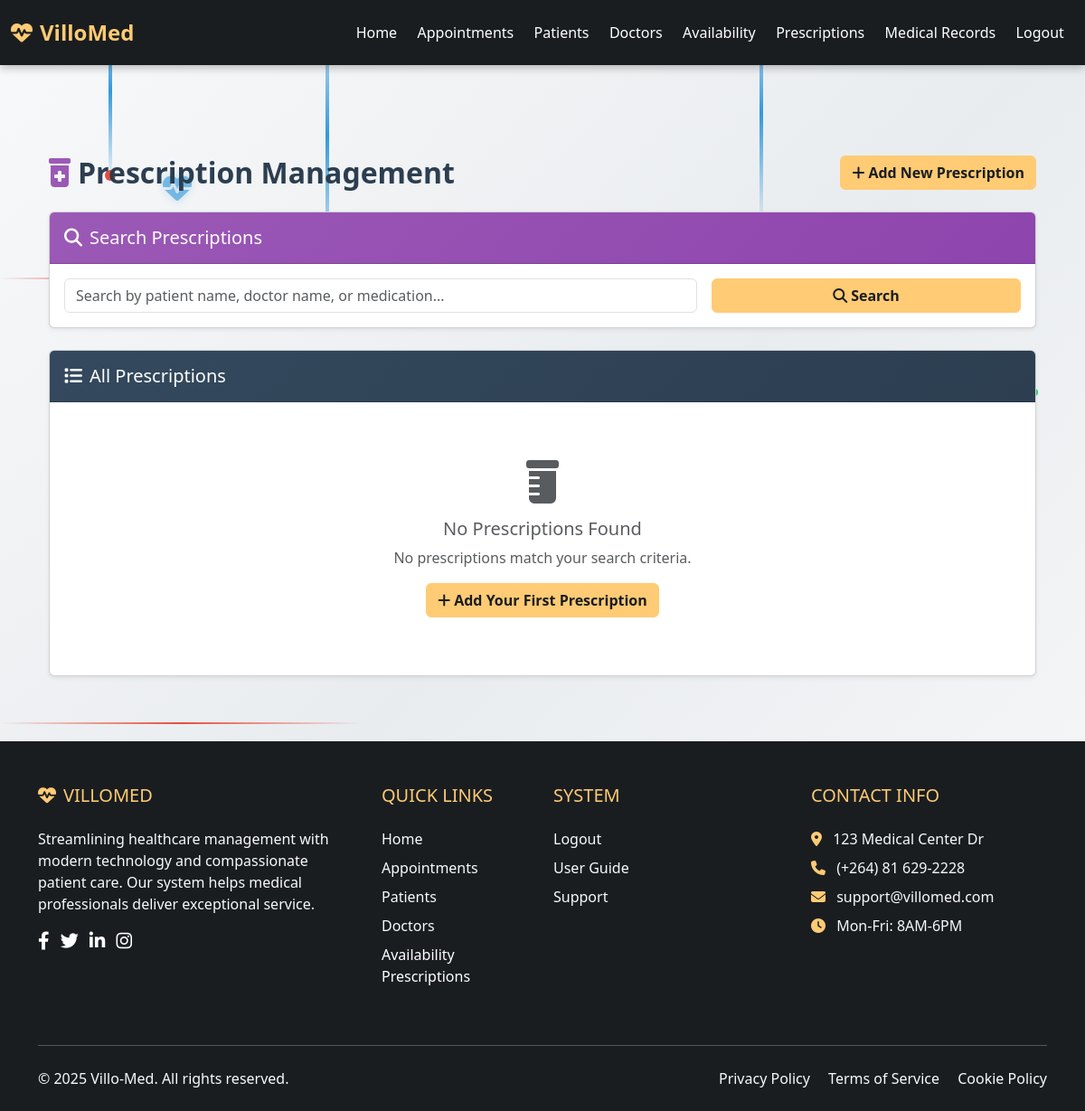
Before: /prescriptions (signed in) with the older database file.
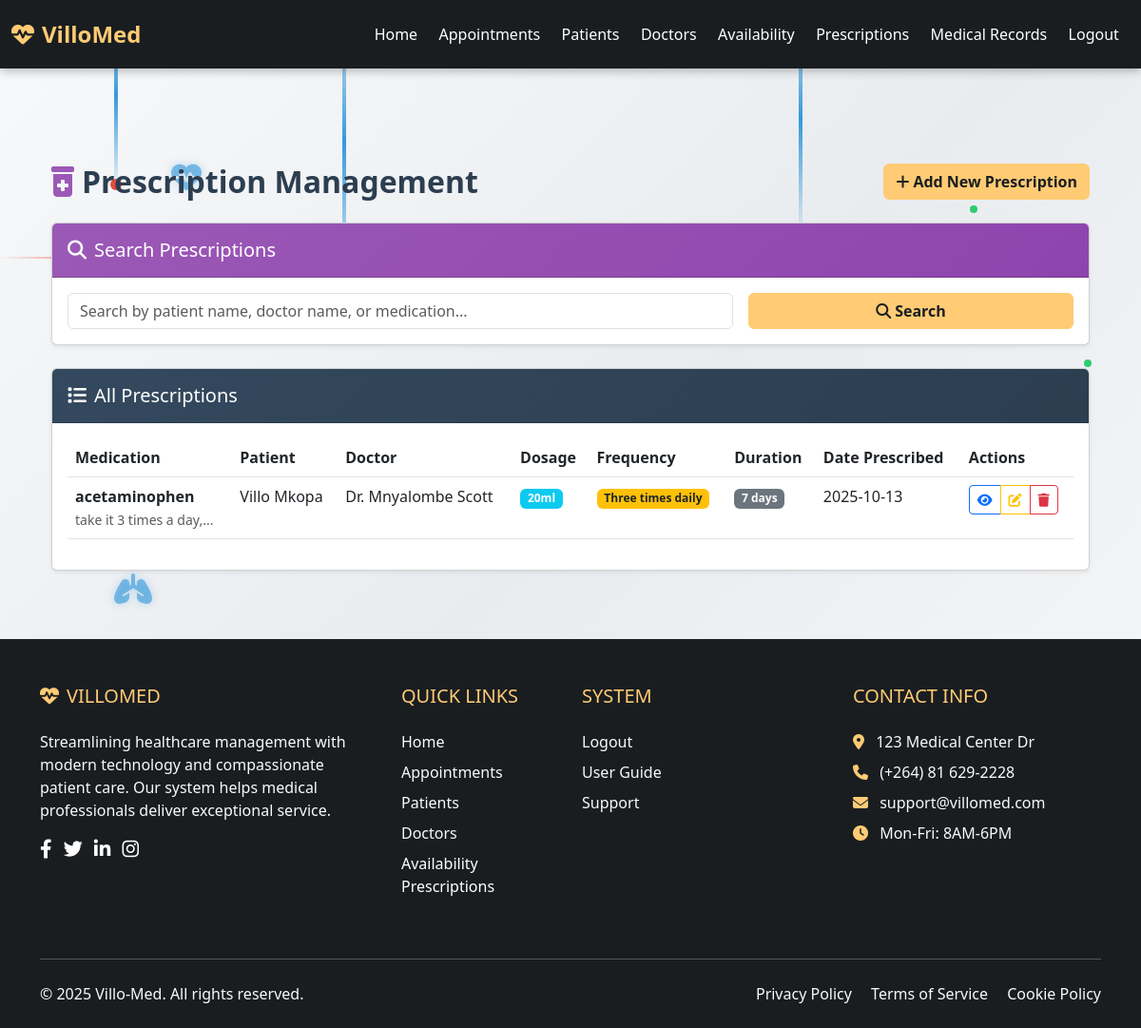
After: the same page with the newer database file.
### models.py (models this page shows)
class Prescription(db.Model):
    __tablename__ = 'prescription'
    id = db.Column(db.Integer, primary_key=True)
    medication_name = db.Column(db.String(100), nullable=False)
    dosage = db.Column(db.String(50), nullable=False)
    frequency = db.Column(db.String(50), nullable=False)
    duration = db.Column(db.String(50), nullable=False)
    instructions = db.Column(db.Text)
    date_prescribed = db.Column(db.Date, nullable=False, default=date.today)
    date_created = db.Column(db.DateTime, default=datetime.utcnow)
    patient_id = db.Column(db.Integer, db.ForeignKey('patient.id'), nullable=False)
    doctor_id = db.Column(db.Integer, db.ForeignKey('doctor.id'), nullable=False)
    patient = db.relationship('Patient', back_populates='prescriptions')
    doctor = db.relationship('Doctor', back_populates='prescriptions')

class Patient(db.Model):
    __tablename__ = 'patient'
    id = db.Column(db.Integer, primary_key=True)
    first_name = db.Column(db.String(50), nullable=False)
    surname = db.Column(db.String(50), nullable=False)
    date_of_birth = db.Column(db.Date, nullable=False)  # Store date of birth
    gender = db.Column(db.String(10))
    phone = db.Column(db.String(15))
    date_created = db.Column(db.DateTime, default=datetime.utcnow)  # New field for creation date
    appointments = db.relationship('Appointment', back_populates='patient')
    prescriptions = db.relationship('Prescription', back_populates='patient')
    @property
    def age(self):
        today = date.today()
        born = self.date_of_birth
        return today.year - born.year - ((today.month, today.day) < (born.month, born.day))

class Doctor(db.Model):
    __tablename__ = 'doctor'
    id = db.Column(db.Integer, primary_key=True)
    first_name = db.Column(db.String(50), nullable=False)
    surname = db.Column(db.String(50), nullable=False)
    specialization = db.Column(db.String(50))
    date_created = db.Column(db.DateTime, default=datetime.utcnow)
    appointments = db.relationship('Appointment', back_populates='doctor')
    prescriptions = db.relationship('Prescription', back_populates='doctor')
    @property
    def name(self):
        return f"{self.first_name} {self.surname}"

### app.py (the view)
@app.route('/prescriptions')
@login_required
def prescriptions():
    search_query = request.args.get('search', '')
    page = request.args.get('page', 1, type=int)
    per_page = 10
    if search_query:
        query = Prescription.query.join(Patient).join(Doctor).filter(
            (Patient.first_name.ilike(f'%{search_query}%')) |
            (Patient.surname.ilike(f'%{search_query}%')) |
            (Doctor.first_name.ilike(f'%{search_query}%')) |
            (Doctor.surname.ilike(f'%{search_query}%')) |
            (Prescription.medication_name.ilike(f'%{search_query}%'))
        )
    else:
        query = Prescription.query
    prescriptions_pagination = query.order_by(Prescription.date_prescribed.desc(), Prescription.date_created.desc()).paginate(
        page=page, per_page=per_page, error_out=False
    )
    total_pages = ceil(query.count() / per_page)
    patients = Patient.query.all()
    doctors = Doctor.query.all()
    today = date.today()
    return render_template('prescriptions.html',
                         prescriptions=prescriptions_pagination.items,
                         patients=patients,
                         doctors=doctors,
                         search_query=search_query,
                         page=page,
                         total_pages=total_pages,
                         today=today)  # Add this parameter

### app.py (called while the page is built)
@login_manager.user_loader
def load_user(user_id):
    return db.session.get(User, int(user_id))

### templates/prescriptions.html (shortened to what the changed rows need)
{% extends "base.html" %}
{% block content %}
<div class="container my-4">
    <div class="d-flex justify-content-between align-items-center mb-4">
        <h2 class="mb-0" style="color: #2c3e50; font-weight: 600;">
            <i class="fas fa-prescription-bottle-alt me-2" style="color: #9b59b6;"></i>Prescription Management
        </h2>
    </div>
    <div class="card shadow-sm">
        <div class="card-body">
            {% if prescriptions %}
            <div class="table-responsive">
                <table class="table table-hover">
                    <thead style="background-color: #ecf0f1;">
                        <tr>
                            <th>Medication</th>
                            <th>Patient</th>
                            <th>Doctor</th>
                            <th>Dosage</th>
                            <th>Frequency</th>
                            <th>Duration</th>
                            <th>Date Prescribed</th>
                            <th>Actions</th>
                        </tr>
                    </thead>
                    <tbody>
                        {% for prescription in prescriptions %}
                        <tr>
                            <td>
                                <strong>{{ prescription.medication_name }}</strong>
                                {% if prescription.instructions %}
                                <br><small class="text-muted">{{ prescription.instructions|truncate(30) }}</small>
                                {% endif %}
                            </td>
                            <td>{{ prescription.patient.first_name }} {{ prescription.patient.surname }}</td>
                            <td>Dr. {{ prescription.doctor.name }}</td>
                            <td><span class="badge bg-info">{{ prescription.dosage }}</span></td>
                            <td><span class="badge bg-warning text-dark">{{ prescription.frequency }}</span></td>
                            <td><span class="badge bg-secondary">{{ prescription.duration }}</span></td>
                            <td>{{ prescription.date_prescribed.strftime('%Y-%m-%d') }}</td>
                            <td>
                                <div class="btn-group btn-group-sm">
                                    <button class="btn btn-outline-primary" data-bs-toggle="modal" data-bs-target="#viewPrescriptionModal{{ prescription.id }}">
                                        <i class="fas fa-eye"></i>
                                    </button>
                                    <button class="btn btn-outline-warning" data-bs-toggle="modal" data-bs-target="#editPrescriptionModal{{ prescription.id }}">
                                        <i class="fas fa-edit"></i>
                                    </button>
                                    <a href="{{ url_for('delete_prescription', prescription_id=prescription.id) }}" class="btn btn-outline-danger" onclick="return confirm('Are you sure you want to delete this prescription?')">
                                        <i class="fas fa-trash"></i>
                                    </a>
                                </div>
                            </td>
                        </tr>
                        {% endfor %}
                    </tbody>
                </table>
            </div>
            {% else %}
            <div class="text-center py-5">
                <i class="fas fa-prescription-bottle fa-3x text-muted mb-3"></i>
                <h5 class="text-muted">No Prescriptions Found</h5>
                <p class="text-muted">No prescriptions match your search criteria.</p>
                {% if search_query %}
                <a href="{{ url_for('prescriptions') }}" class="btn btn-primary">View All Prescriptions</a>
                {% else %}
                <button class="btn btn-primary" data-bs-toggle="modal" data-bs-target="#addPrescriptionModal">
                    <i class="fas fa-plus me-1"></i>Add Your First Prescription
                </button>
                {% endif %}
            </div>
            {% endif %}
        </div>
    </div>
</div>
{% endblock %}

Changed rows visible on the page:
added Prescription: medication_name "acetaminophen", instructions "take it 3 times a day,...", patient.first_name "Villo", patient.surname "Mkopa", doctor.name "Mnyalombe Scott", dosage "20ml", frequency "Three times daily", duration "7 days", date_prescribed "2025-10-13"
Other visible differences:
text no longer shown: "No Prescriptions Found No prescriptions match your search criteria. Add Your First Prescription"
text now shown: "Medication Patient Doctor Dosage Frequency Duration Date Prescribed Actions"
